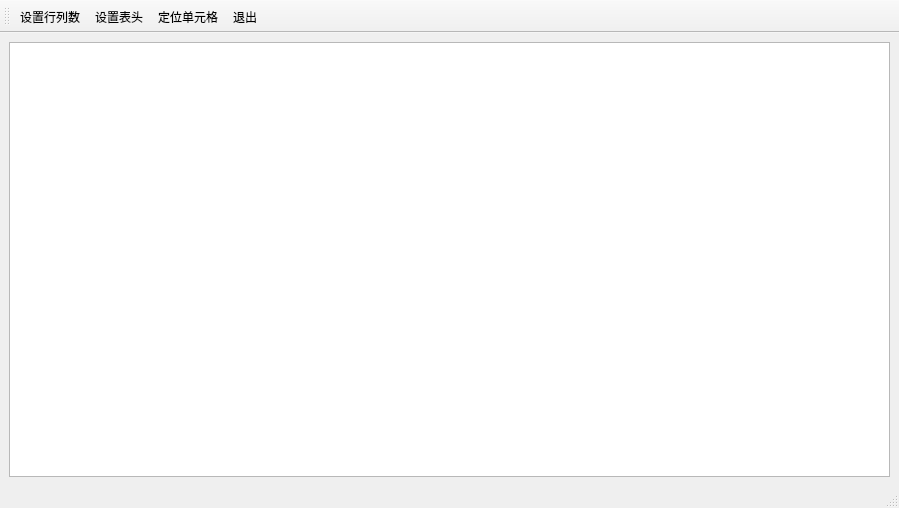
<?xml version="1.0" encoding="UTF-8"?>
<ui version="4.0">
 <class>MainWindow</class>
 <widget class="QMainWindow" name="MainWindow">
  <property name="geometry">
   <rect>
    <x>0</x>
    <y>0</y>
    <width>899</width>
    <height>508</height>
   </rect>
  </property>
  <property name="windowTitle">
   <string>MyExcel</string>
  </property>
  <property name="windowIcon">
   <iconset>
    <normaloff>:/icon/icons/13.png</normaloff>:/icon/icons/13.png</iconset>
  </property>
  <widget class="QWidget" name="centralwidget">
   <layout class="QGridLayout" name="gridLayout">
    <item row="0" column="0">
     <widget class="QTableView" name="tableView"/>
    </item>
   </layout>
  </widget>
  <widget class="QStatusBar" name="statusbar"/>
  <widget class="QToolBar" name="toolBar">
   <property name="windowTitle">
    <string>toolBar</string>
   </property>
   <property name="toolButtonStyle">
    <enum>Qt::ToolButtonTextUnderIcon</enum>
   </property>
   <attribute name="toolBarArea">
    <enum>TopToolBarArea</enum>
   </attribute>
   <attribute name="toolBarBreak">
    <bool>false</bool>
   </attribute>
   <addaction name="action_set_row_column"/>
   <addaction name="action_set_header"/>
   <addaction name="action_locate"/>
   <addaction name="action_quit"/>
  </widget>
  <action name="action_set_row_column">
   <property name="icon">
    <iconset>
     <normaloff>:/icon/icons/11.png</normaloff>:/icon/icons/11.png</iconset>
   </property>
   <property name="text">
    <string>设置行列数</string>
   </property>
  </action>
  <action name="action_set_header">
   <property name="icon">
    <iconset>
     <normaloff>:/icon/icons/7.png</normaloff>:/icon/icons/7.png</iconset>
   </property>
   <property name="text">
    <string>设置表头</string>
   </property>
  </action>
  <action name="action_locate">
   <property name="icon">
    <iconset>
     <normaloff>:/icon/icons/2.png</normaloff>:/icon/icons/2.png</iconset>
   </property>
   <property name="text">
    <string>定位单元格</string>
   </property>
  </action>
  <action name="action_quit">
   <property name="icon">
    <iconset>
     <normaloff>:/icon/icons/5.png</normaloff>:/icon/icons/5.png</iconset>
   </property>
   <property name="text">
    <string>退出</string>
   </property>
  </action>
 </widget>
 <resources/>
 <connections>
  <connection>
   <sender>action_quit</sender>
   <signal>triggered()</signal>
   <receiver>MainWindow</receiver>
   <slot>close()</slot>
   <hints>
    <hint type="sourcelabel">
     <x>-1</x>
     <y>-1</y>
    </hint>
    <hint type="destinationlabel">
     <x>449</x>
     <y>253</y>
    </hint>
   </hints>
  </connection>
 </connections>
</ui>
